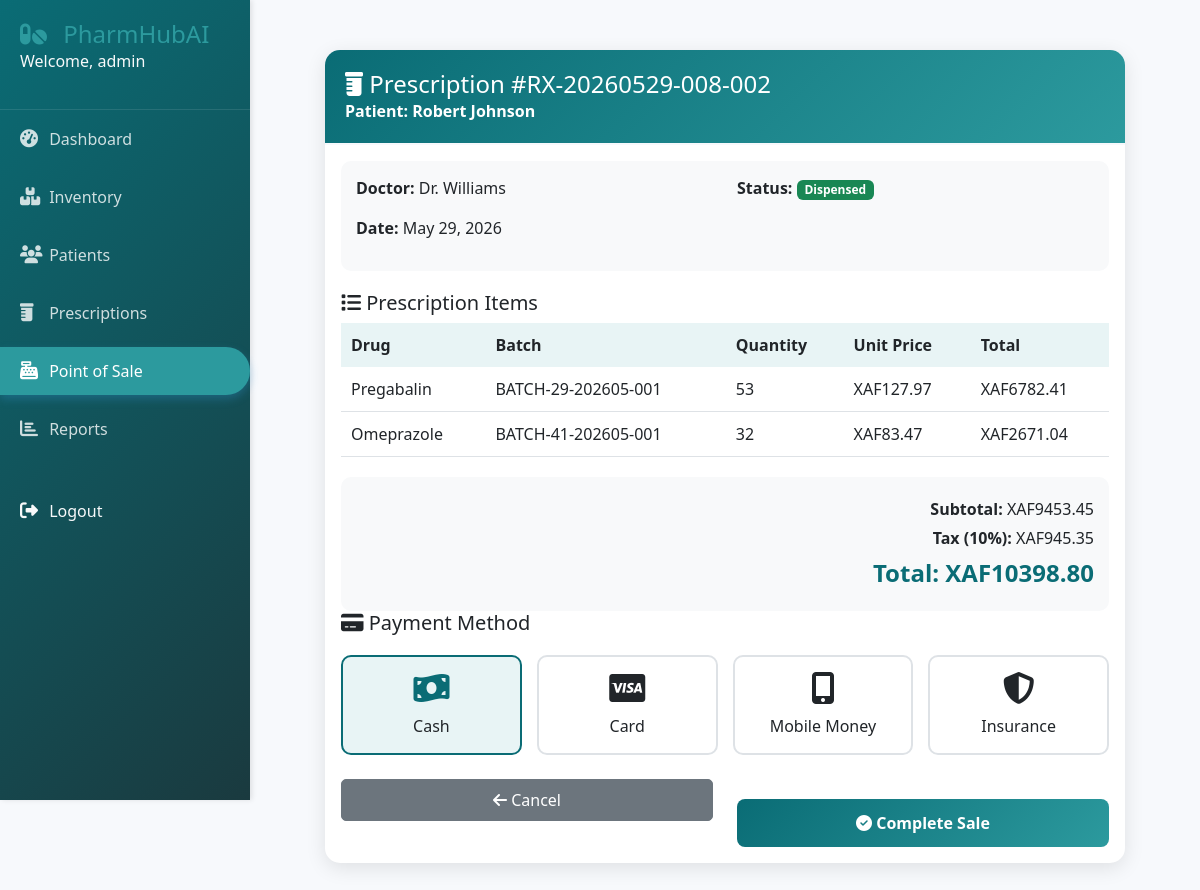
Screenshot of /sales/create-from-rx/6/ (signed in) with the database file from the repository.
### prescriptions/models.py (models this page shows, shortened)
class Prescription(models.Model):
    STATUS_CHOICES = (
        ('pending', 'Pending'),
        ('verified', 'Verified'),
        ('dispensed', 'Dispensed'),
        ('cancelled', 'Cancelled'),
        ('on_hold', 'On Hold'),
    )
    pharmacy = models.ForeignKey('accounts.Pharmacy', on_delete=models.CASCADE, null=True)
    prescription_number = models.CharField(max_length=50, unique=True)
    patient = models.ForeignKey(Patient, on_delete=models.CASCADE, related_name='prescriptions')
    prescribed_by = models.CharField(max_length=200)  # Doctor's name
    prescribed_date = models.DateField()
    pharmacist = models.ForeignKey(User, on_delete=models.SET_NULL, null=True, related_name='processed_prescriptions')
    status = models.CharField(max_length=20, choices=STATUS_CHOICES, default='pending')
    notes = models.TextField(blank=True)
    created_at = models.DateTimeField(auto_now_add=True)
    updated_at = models.DateTimeField(auto_now=True)
    class Meta:
        ordering = ['-created_at']

### patients/models.py (models this page shows, shortened)
class Patient(models.Model):
    BLOOD_TYPES = (
        ('A+', 'A+'), ('A-', 'A-'),
        ('B+', 'B+'), ('B-', 'B-'),
        ('AB+', 'AB+'), ('AB-', 'AB-'),
        ('O+', 'O+'), ('O-', 'O-'),
    )
    first_name = models.CharField(max_length=100)
    last_name = models.CharField(max_length=100)
    pharmacy = models.ForeignKey('accounts.Pharmacy', on_delete=models.CASCADE, null=True)
    date_of_birth = models.DateField()
    gender = models.CharField(max_length=10, choices=(('M', 'Male'), ('F', 'Female'), ('O', 'Other')))
    phone = models.CharField(max_length=15)
    email = models.EmailField(blank=True)
    address = models.TextField()
    blood_type = models.CharField(max_length=3, choices=BLOOD_TYPES, blank=True)
    allergies = models.TextField(blank=True, help_text="List all known allergies")
    chronic_conditions = models.TextField(blank=True, help_text="List all chronic conditions")
    current_medications = models.TextField(blank=True, help_text="List current medications")
    emergency_contact_name = models.CharField(max_length=200)
    emergency_contact_phone = models.CharField(max_length=15)
    created_by = models.ForeignKey(User, on_delete=models.SET_NULL, null=True)
    created_at = models.DateTimeField(auto_now_add=True)
    updated_at = models.DateTimeField(auto_now=True)
    class Meta:
        indexes = [
            models.Index(fields=['last_name', 'first_name']),
            models.Index(fields=['phone']),
        ]
    @property
    def full_name(self):
        return f"{self.first_name} {self.last_name}"

### inventory/models.py (models this page shows, shortened)
class Drug(models.Model):
    DRUG_FORMS = (
        ('tablet', 'Tablet'),
        ('capsule', 'Capsule'),
        ('liquid', 'Liquid'),
        ('injection', 'Injection'),
        ('cream', 'Cream'),
        ('ointment', 'Ointment'),
        ('inhaler', 'Inhaler'),
    )
    pharmacy = models.ForeignKey('accounts.Pharmacy', on_delete=models.CASCADE, null=True)
    name = models.CharField(max_length=200)
    generic_name = models.CharField(max_length=200)
    rxcui = models.CharField(max_length=20, unique=True, null=True, blank=True)
    form = models.CharField(max_length=20, choices=DRUG_FORMS)
    strength = models.CharField(max_length=50)  # e.g., "500mg"
    manufacturer = models.CharField(max_length=200)
    description = models.TextField(blank=True)
    requires_prescription = models.BooleanField(default=True)
    created_at = models.DateTimeField(auto_now_add=True)
    updated_at = models.DateTimeField(auto_now=True)
    class Meta:
        indexes = [
            models.Index(fields=['name']),
            models.Index(fields=['rxcui']),
        ]

class Batch(models.Model):
    pharmacy = models.ForeignKey('accounts.Pharmacy', on_delete=models.CASCADE, null=True)
    drug = models.ForeignKey(Drug, on_delete=models.CASCADE, related_name='batches')
    supplier = models.ForeignKey(Supplier, on_delete=models.SET_NULL, null=True)
    batch_number = models.CharField(max_length=100, unique=True)
    quantity = models.PositiveIntegerField(default=0)
    purchase_price = models.DecimalField(max_digits=10, decimal_places=2)
    selling_price = models.DecimalField(max_digits=10, decimal_places=2)
    manufacture_date = models.DateField()
    expiry_date = models.DateField()
    created_at = models.DateTimeField(auto_now_add=True)
    updated_at = models.DateTimeField(auto_now=True)
    class Meta:
        indexes = [
            models.Index(fields=['expiry_date']),
            models.Index(fields=['batch_number']),
        ]

### sales/views.py (the view, shortened to what this page needs)
# urls.py: path('create-from-rx/<int:prescription_id>/', views.create_from_prescription, name='create_from_rx'),
@login_required
def create_from_prescription(request, prescription_id):
    prescription = get_object_or_404(Prescription, pk=prescription_id)
    if prescription.status != 'dispensed':
        messages.error(request, 'Prescription must be dispensed first.')
        return redirect('prescriptions:detail', pk=prescription_id)
    items = []
    subtotal = Decimal('0.00')
    for item in prescription.items.all():
        if not item.batch:
            messages.error(request, f'No batch assigned for {item.drug.name}')
            return redirect('prescriptions:detail', pk=prescription_id)
        item_total = Decimal(str(item.quantity)) * item.batch.selling_price
        subtotal += item_total
        items.append({
            'drug': item.drug.name,
            'batch': item.batch.batch_number,
            'quantity': item.quantity,
            'price': float(item.batch.selling_price),
            'total': float(item_total)
        })
    tax = subtotal * Decimal('0.10')  # 10% tax
    total = subtotal + tax
    context = {
        'prescription': prescription,
        'items': items,
        'subtotal': float(subtotal),
        'tax': float(tax),
        'total': float(total),
        'payment_methods': Sale.PAYMENT_METHODS
    }
    return render(request, 'sales/create_from_rx.html', context)

### templates/sales/create_from_rx.html (shortened to what this page needs)
{% extends 'base.html' %}
{% load static %}
{% block content %}
<div class="container">
    <div class="sale-container">
        <div class="card">
            <div class="card-header">
                <h4 class="mb-0"><i class="fas fa-prescription-bottle"></i> Prescription #{{ prescription.prescription_number }}</h4>
                <p class="mb-0">Patient: {{ prescription.patient.full_name }}</p>
            </div>
            <div class="card-body">
                <div class="prescription-info">
                    <div class="row">
                        <div class="col-md-6">
                            <p><strong>Doctor:</strong> {{ prescription.prescribed_by }}</p>
                            <p><strong>Date:</strong> {{ prescription.prescribed_date|date:"M d, Y" }}</p>
                        </div>
                        <div class="col-md-6">
                            <p><strong>Status:</strong>
                                <span class="badge bg-success">Dispensed</span>
                            </p>
                        </div>
                    </div>
                </div>
                <h5><i class="fas fa-list"></i> Prescription Items</h5>
                <table class="items-table">
                    <thead>
                        <tr>
                            <th>Drug</th>
                            <th>Batch</th>
                            <th>Quantity</th>
                            <th>Unit Price</th>
                            <th>Total</th>
                        </tr>
                    </thead>
                    <tbody>
                        {% for item in items %}
                        <tr>
                            <td>{{ item.drug }}<br><small class="text-muted">{{ item.drug.generic_name }}</small></td>
                            <td>{{ item.batch }}</td>
                            <td>{{ item.quantity }}</td>
                            <td>XAF{{ item.price|floatformat:2 }}</td>
                            <td>XAF{{ item.total|floatformat:2 }}</td>
                        </tr>
                        {% endfor %}
                    </tbody>
                </table>
                <div class="totals">
                    <p><strong>Subtotal:</strong> XAF{{ subtotal|floatformat:2 }}</p>
                    <p><strong>Tax (10%):</strong> XAF{{ tax|floatformat:2 }}</p>
                    <p class="total-amount"><strong>Total:</strong> XAF{{ total|floatformat:2 }}</p>
                </div>
                <h5><i class="fas fa-credit-card"></i> Payment Method</h5>
                <div class="payment-methods">
                    <div class="payment-method" data-method="cash">
                        <i class="fas fa-money-bill-wave"></i>
                        <span>Cash</span>
                    </div>
                    <div class="payment-method" data-method="card">
                        <i class="fab fa-cc-visa"></i>
                        <span>Card</span>
                    </div>
                    <div class="payment-method" data-method="mobile">
                        <i class="fas fa-mobile-alt"></i>
                        <span>Mobile Money</span>
                    </div>
                    <div class="payment-method" data-method="insurance">
                        <i class="fas fa-shield-alt"></i>
                        <span>Insurance</span>
                    </div>
                </div>
                <div class="row mt-4">
                    <div class="col-md-6">
                        <a href="{% url 'prescriptions:detail' prescription.id %}" class="btn btn-secondary w-100">
                            <i class="fas fa-arrow-left"></i> Cancel
                        </a>
                    </div>
                    <div class="col-md-6">
                        <button type="button" class="btn-payment" id="complete-sale-btn">
                            <i class="fas fa-check-circle"></i> Complete Sale
                        </button>
                    </div>
                </div>
            </div>
        </div>
    </div>
</div>
{% endblock %}

### templates/base.html (shortened to what this page needs)
<!DOCTYPE html>
<html lang="en">
<head>
    <link href="https://cdn.jsdelivr.net/npm/bootstrap@5.3.0-alpha1/dist/css/bootstrap.min.css" rel="stylesheet">
    <link rel="stylesheet" href="https://cdnjs.cloudflare.com/ajax/libs/font-awesome/6.4.0/css/all.min.css">
    {% load static %}
    <link rel="stylesheet" href="{% static 'css/style.css' %}">
</head>
<body>
    {% if user.is_authenticated %}
    <div class="sidebar">
        <div class="sidebar-header">
            <a style="text-decoration: none; color: #2c9a9e;" href="{%url 'accounts:landing_page'%}"><h3><i class="fas fa-pills"></i> PharmHubAI</h3></a>
            <p class="text-light">Welcome, {{ user.get_full_name|default:user.username }}</p>
        </div>
        <ul class="nav flex-column">
            <li class="nav-item">
                <a class="nav-link {% if request.path == '/dashboard' %}active{% endif %}" href="/dashboard/">
                    <i class="fas fa-tachometer-alt"></i> Dashboard
                </a>
            </li>
            <li class="nav-item">
                <a class="nav-link {% if '/inventory' in request.path %}active{% endif %}" href="/inventory/">
                    <i class="fas fa-boxes"></i> Inventory
                </a>
            </li>
            <li class="nav-item">
                <a class="nav-link {% if '/patients' in request.path %}active{% endif %}" href="/patients/">
                    <i class="fas fa-users"></i> Patients
                </a>
            </li>
            <li class="nav-item">
                <a class="nav-link {% if '/prescriptions' in request.path %}active{% endif %}" href="/prescriptions/">
                    <i class="fas fa-prescription-bottle"></i> Prescriptions
                </a>
            </li>
            <li class="nav-item">
                <a class="nav-link {% if '/sales' in request.path %}active{% endif %}" href="/sales/pos/">
                    <i class="fas fa-cash-register"></i> Point of Sale
                </a>
            </li>
            <li class="nav-item">
                <a class="nav-link {% if '/reports' in request.path %}active{% endif %}" href="/reports/">
                    <i class="fas fa-chart-bar"></i> Reports
                </a>
            </li>
            <li class="nav-item mt-4">
                <a class="nav-link text-light" href="/logout/">
                    <i class="fas fa-sign-out-alt"></i> Logout
                </a>
            </li>
        </ul>
    </div>
    {% endif %}
    <div class="main-content">
        {% block content %}{% endblock %}
    </div>
</body>
</html>

### static/css/style.css (style rules this page uses)
:root { --primary-color: #0a6c75; --secondary-color: #2c9a9e; --success-color: #10b981; --danger-color: #ef4444; --warning-color: #f59e0b; --light-bg: #f7f9fc; --dark-text: #1a3a3f; --sidebar-width: 250px; }
body { font-family: 'Segoe UI', Tahoma, Geneva, Verdana, sans-serif; background-color: var(--light-bg); color: var(--dark-text); overflow-x: hidden; }
.sidebar { position: fixed; left: 0; top: 0; height: 100vh; width: var(--sidebar-width); background: linear-gradient(135deg, var(--primary-color), var(--dark-text)); color: white; padding: 20px 0; box-shadow: 2px 0 5px rgba(0,0,0,0.1); z-index: 1000; }
.sidebar-header { padding: 0 20px 20px; border-bottom: 1px solid rgba(255,255,255,0.1); }
.sidebar-header a { text-decoration: none; }
.sidebar-header h3 { margin: 0; font-size: 24px; font-weight: 300; }
.sidebar-header h3 i { color: var(--secondary-color); margin-right: 10px; }
.sidebar .nav-link { color: rgba(255,255,255,0.8); padding: 12px 20px; margin: 5px 0; transition: all 0.3s; border-radius: 0 30px 30px 0; }
.sidebar .nav-link.active { background-color: var(--secondary-color); color: white; box-shadow: 0 4px 10px rgba(52, 152, 219, 0.3); }
.sidebar .nav-link i { width: 25px; font-size: 18px; }
.main-content { margin-left: var(--sidebar-width); padding: 20px; min-height: 100vh; }
.card { border: none; border-radius: 10px; box-shadow: 0 2px 10px rgba(0,0,0,0.05); transition: transform 0.3s, box-shadow 0.3s; margin-bottom: 20px; }
.card-header { background-color: white; border-bottom: 2px solid var(--light-bg); padding: 15px 20px; font-weight: 600; }
.btn { border-radius: 5px; padding: 8px 20px; font-weight: 500; transition: all 0.3s; }

### templates/sales/create_from_rx.html (style rules this page uses)
.sale-container { max-width: 800px; margin: 30px auto; }
.card { border: none; border-radius: 15px; box-shadow: 0 5px 20px rgba(0,0,0,0.1); margin-bottom: 20px; }
.card-header { background: linear-gradient(135deg, #0a6c75 0%, #2c9a9e 100%); color: white; border-radius: 15px 15px 0 0 !important; padding: 20px; }
.prescription-info { background: #f8f9fa; padding: 15px; border-radius: 10px; margin-bottom: 20px; }
.items-table { width: 100%; margin-bottom: 20px; }
.items-table th { background: #e8f4f5; padding: 10px; }
.items-table td { padding: 10px; border-bottom: 1px solid #dee2e6; }
.totals { text-align: right; padding: 15px; background: #f8f9fa; border-radius: 10px; }
.totals p { margin: 5px 0; }
.totals .total-amount { font-size: 1.5rem; font-weight: bold; color: #0a6c75; }
.btn-payment { background: linear-gradient(135deg, #0a6c75 0%, #2c9a9e 100%); color: white; border: none; border-radius: 8px; padding: 12px 30px; font-weight: 600; width: 100%; margin-top: 20px; }
.payment-methods { display: flex; gap: 15px; margin: 20px 0; }
.payment-method { flex: 1; text-align: center; padding: 15px; border: 2px solid #dee2e6; border-radius: 10px; cursor: pointer; transition: all 0.3s; }
.payment-method.selected { border-color: #0a6c75; background: #e8f4f5; }
.payment-method i { font-size: 2rem; display: block; margin-bottom: 10px; }
.payment-method.selected i { color: #0a6c75; }

### rows the page displays
Prescription: prescription_number "RX-20260529-008-002", patient.full_name "Robert Johnson", prescribed_by "Dr. Williams", prescribed_date "May 29, 2026"
Drug: drug "Pregabalin"
Batch: batch "BATCH-29-202605-001"
Drug: drug "Omeprazole"
Batch: batch "BATCH-41-202605-001"

### other values shown
{{ user.get_full_name|default:user.username }} "admin"
{{ item.quantity }} "53" "32"
{{ item.price|floatformat:2 }} "127.97" "83.47"
{{ item.total|floatformat:2 }} "6782.41" "2671.04"
{{ subtotal|floatformat:2 }} "9453.45"
{{ tax|floatformat:2 }} "945.35"
{{ total|floatformat:2 }} "10398.80"
